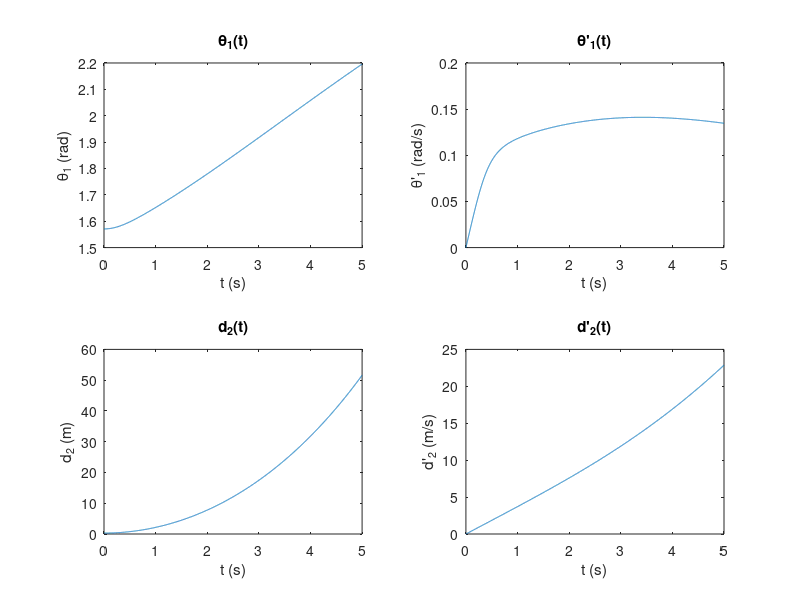

This figure's MATLAB source:
% Panagiotis Christodoulou AM 5501
% Charalampos Kounnapis AM 5401
% Dimitris Dimitriou AM 5399

% Pinakas 1 kai Pinakas 2
AM=5501;
m1 = 1.0;
m2 = 0.5;
g = 9.81;
tau1 = 0.0 + AM / 200000;
f2 = 4.0 + AM / 2000;
theta1_0 = pi / 2;
d2_0 = 0.03 + AM / 20000;
Izz1 = 0.03;
Izz2 = 0.015;
l1 = 0.15;
h = 0.001; % vima
t_max = 5; % megisto diastima
N = t_max / h;

% arxikes sinthikes
theta1 = zeros(1, N);
d2 = zeros(1, N);
theta1_tonos = zeros(1, N);
d2_tonos = zeros(1, N);
theta1(1) = theta1_0;
d2(1) = d2_0;

% praxi mesa stin parenthesi theta''1
den_theta1 = m1 * l1^2 + Izz1 + Izz2 + m2 * d2(1)^2;

% Euler
for i = 1:N-1
    theta1_dtonos = (tau1 - 2 * m2 * d2(i) * theta1_tonos(i) * d2_tonos(i)-(m1 * l1 + m2 * d2(i)) * g * cos(theta1(i)))/ (m1 * l1^2 + Izz1 + Izz2 + m2 * d2(i)^2);

    d2_dtonos = (f2 + m2 * d2(i) * theta1_tonos(i)^2 - m2 * g * sin(theta1(i))) / m2;
    theta1_tonos(i+1) = theta1_tonos(i) + h * theta1_dtonos;
    d2_tonos(i+1) = d2_tonos(i) + h * d2_dtonos;

    % allagi theseon (neo h)
    theta1(i+1) = theta1(i) + h * theta1_tonos(i);
    d2(i+1) = d2(i) + h * d2_tonos(i);
end

% xronos 0-5
t = 0:h:t_max-h;

% Provlima 1 C (grafikes parastasis)
figure;
subplot(2, 2, 1);
plot(t, theta1);
xlabel('t (s)');
ylabel('\theta_1 (rad)');
title('\theta_1(t)');
subplot(2, 2, 2);
plot(t, theta1_tonos); xlabel('t (s)');
ylabel('\theta''_1 (rad/s)');
title('\theta''_1(t)');
subplot(2, 2, 3);
plot(t, d2); xlabel('t (s)');
ylabel('d_2 (m)');
title('d_2(t)');
subplot(2, 2, 4);
plot(t, d2_tonos); xlabel('t (s)');
ylabel('d''_2 (m/s)');
title('d''_2(t)');
